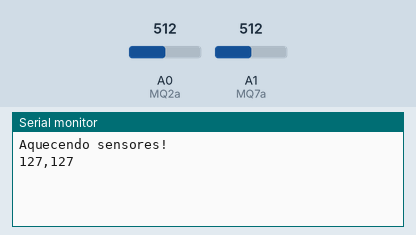
This sketch was run on a simulated Arduino Uno, built with avr-gcc and run on an emulated ATmega328P. On the bench: the last lines printed to the serial monitor. The inputs (shaded band) are chosen by the test bench; at power-on: A0 (MQ2a) = 512, A1 (MQ7a) = 512.

Above: at 16.2 s.
16.3 s: A0 (MQ2a) set to 716
At 18.2 s:
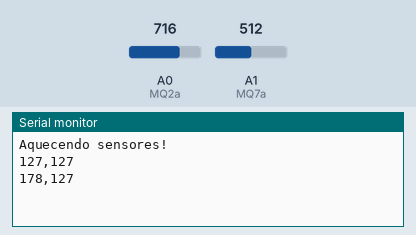
18.5 s: A1 (MQ7a) set to 716
At 19.8 s:
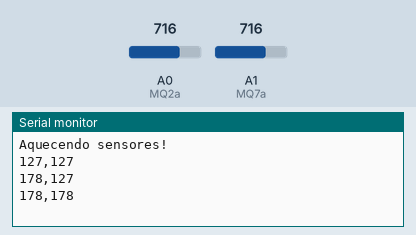
20.7 s: A0 (MQ2a) set to 900
At 21.3 s:
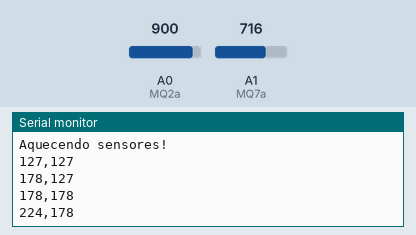
22.9 s: A1 (MQ7a) set to 900
At 24.1 s:
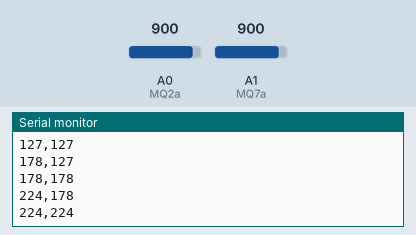
Timing chart, 0 to 25.9 s (numbered marks = the images above; inputs shaded):
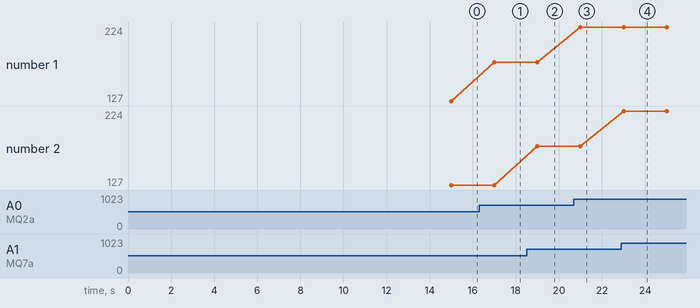

Measured:
- after the input at 16.3 s, the serial monitor: prints a new line after 0.70 s (image 1)
- after the input at 18.5 s, the serial monitor: prints a new line after 0.50 s (image 2)
- after the input at 20.7 s, the serial monitor: prints a new line after 0.30 s (image 3)
- after the input at 22.9 s, the serial monitor: prints a new line after 0.10 s (image 4)
- plotted number 1: 127 → 178 after the input at 16.3 s, 178 → 224 after the input at 20.7 s

The sketch:

sketch_may30a.ino
```cpp
//Arduino
#define MQ2a 0
#define MQ7a 1

int mq2aValue;
int mq7aValue;


void setup() {
  Serial.begin(115200);

  // 15 segundos de delay - ideal 30 minutos
  delay(15000);
  Serial.println("Aquecendo sensores!");
}

void loop() {

  mq2aValue = analogRead(MQ2a);
  mq2aValue = map(mq2aValue, 0, 1023, 0, 255);
  mq7aValue = analogRead(MQ7a);
  mq7aValue = map(mq7aValue, 0, 1023, 0, 255);
  Serial.print(mq2aValue);
  Serial.print(",");
  Serial.println(mq7aValue);

  delay(2000);
}
```
